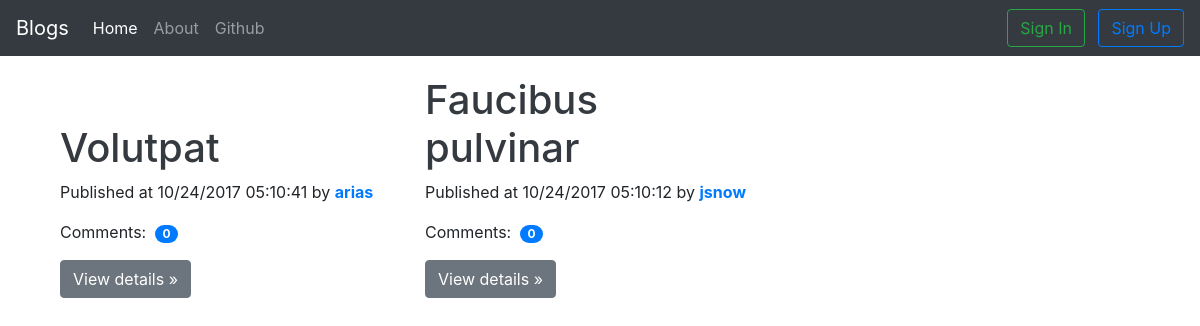
The page / on the database its author committed.
### blog/models.py (models this page shows, shortened)
class Post(models.Model):
    author = models.ForeignKey("auth.User")
    title = models.CharField(max_length=200)
    text = models.TextField()
    created_date = models.DateTimeField(default=timezone.now)
    published_date = models.DateTimeField(blank=True, null=True)
    def approved_comments(self):
        return self.comments.filter(approved=True)

### blog/views.py (the view)
# urls.py: url(r'^$', views.PostListView.as_view(), name="post_list"),
class PostListView(ListView):
    model = Post
    def get_queryset(self):
        return Post.objects.filter(published_date__lte=timezone.now()).order_by("-published_date")

### blog/templates/blog/post_list.html
{% extends "blog/base.html" %}
{% block content %}
    <div class="container">
        <div class="row align-items-end">
            {% for post in post_list %}
                <div class="col-lg-6">
                    <h1>
                        <a class="text-dark" href="{% url 'post_detail' pk=post.pk %}">
                            {{ post.title }}
                        </a>
                    </h1>
                    <p>Published at {{ post.published_date|date:"m/d/Y H:m:s" }} by
                        <span class="text-primary font-weight-bold">
                            {{ post.author }}
                        </span>
                    </p>
                    <p>Comments:&nbsp;
                        <span class="badge badge-primary badge-pill">
                            {{ post.approved_comments.count }}
                        </span>
                    </p>
                    <div>
                        <a class="btn btn-secondary" href="{% url 'post_detail' pk=post.pk %}" role="button">
                            View details &raquo;
                        </a>
                    </div>
                </div>
            {% endfor %}
        </div>
    </div>
{% endblock %}

### blog/templates/blog/base.html (shortened to what this page needs)
<!DOCTYPE html>
{% load staticfiles %}
<html>
<head>
    <link rel="stylesheet" href="https://maxcdn.bootstrapcdn.com/bootstrap/4.0.0-beta.2/css/bootstrap.min.css">
    <link rel="stylesheet" href="{% static 'css/blog.css' %}">
</head>
<body>
    <nav class="navbar navbar-expand-xl navbar-dark bg-dark justify-content-between">
        <a class="navbar-brand" href="{% url 'post_list' %}">
            Blogs
        </a>
        <div class="collapse navbar-collapse">
            <div class="navbar-nav">
                <a class="nav-item nav-link active" href="{% url 'post_list' %}">
                    Home <span class="sr-only">(current)</span>
                </a>
                <a class="nav-item nav-link" href="{% url 'about' %}">
                    About
                </a>
                <a class="nav-item nav-link" href="https://www.github.com">
                    Github
                </a>
            </div>
        </div>
        <div class="collapse navbar-collapse justify-content-end">
            <div class="navbar-nav">
                {% if user.is_authenticated %}
                    <a class="nav-item nav-link active" href="#">
                        Welcome <span>{{ user.username }}</span>
                        <span class="sr-only">(current)</span>
                    </a>
                    <a class="nav-item nav-link" href="{% url 'post_new' %}">
                        New Post
                    </a>
                    <a class="nav-item nav-link" href="{% url 'post_draft_list' %}">
                        Drafts
                    </a>
                    <form class="form-inline my-2 my-lg-0" action="{% url 'logout' %}" method="get">
                        <button class="btn btn-outline-success my-2 my-sm-0" type="submit">
                            Logout
                        </button>
                    </form>
                {% else %}
                    <form class="form-inline my-2 my-lg-0" action="{% url 'login' %}" method="get">
                        <button class="btn btn-outline-success my-2 my-sm-0" type="submit">
                            Sign In
                        </button>
                    </form>
                    <span>&nbsp;&nbsp;&nbsp;</span>
                    <form class="form-inline my-2 my-lg-0" action="{% url 'register' %}" method="get">
                        <button class="btn btn-outline-primary my-2 my-sm-0" type="submit">
                            Sign Up
                        </button>
                    </form>
                {% endif %}
            </div>
        </div>
    </nav>
    <div class="container content">
        <div class="row">
            <div class="col-md-offset-2 col-md-8 centered">
                <div class="blog_posts">
                    {% block content %}
                    {% endblock %}
                </div>
            </div>
        </div>
    </div>
</body>
</html>

### blog/static/css/blog.css (style rules this page uses)
.navbar { border-radius: 0px; margin-bottom: 20px; }

### rows shown on the page
Post: title "Volutpat", published_date "10/24/2017 05:10:41", author "arias", approved_comments.count "0"
Post: title "Faucibus pulvinar", published_date "10/24/2017 05:10:12", author "jsnow", approved_comments.count "0"
